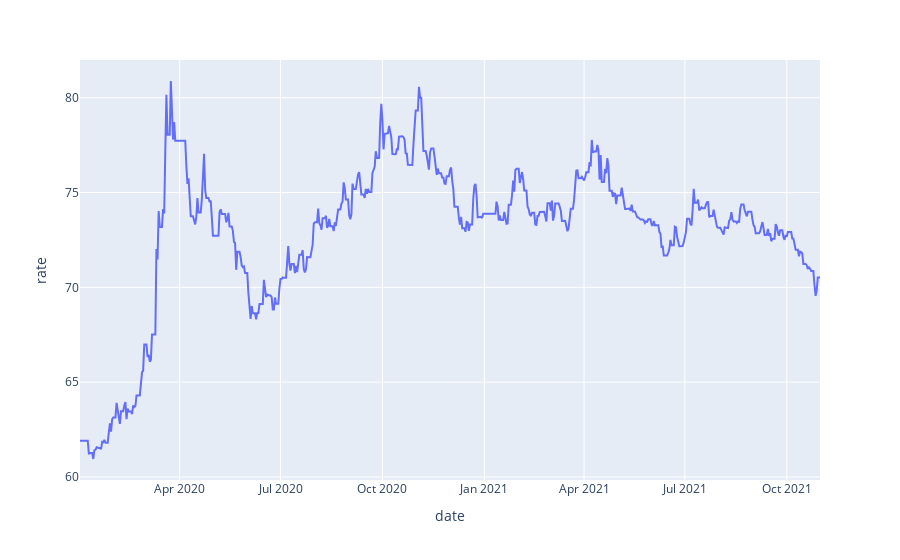

Write notebook code for a chart like this one.
### Code cell
px.line(kurs, x="date", y="rate")

### Figure 1 — Plotly figure (JSON) as saved in the notebook; plotly's stock layout.template omitted (floating-point values rounded to 4 significant figures; data arrays with more than 128 entries replaced by an {"elided": "..."} marker saying what was removed)
{"data": [{"hovertemplate": "date=%{x}<br>rate=%{y}<extra></extra>", "legendgroup": "", "line": {"color": "#636efa", "dash": "solid"}, "marker": {"symbol": "circle"}, "mode": "lines", "name": "", "orientation": "v", "showlegend": false, "type": "scatter", "x": {"elided": "669 str values"}, "xaxis": "x", "y": {"elided": "669 float values"}, "yaxis": "y"}], "layout": {"legend": {"tracegroupgap": 0}, "margin": {"t": 60}, "xaxis": {"anchor": "y", "domain": [0, 1], "title": {"text": "date"}}, "yaxis": {"anchor": "x", "domain": [0, 1], "title": {"text": "rate"}}}}
